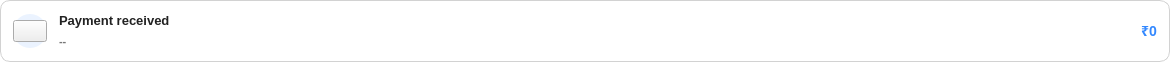
<?xml version="1.0" encoding="UTF-8"?>
<ui version="4.0">
 <class>FeeTransactionCard</class>
 <widget class="QFrame" name="FeeTransactionCard">
  <property name="geometry">
   <rect>
    <x>0</x>
    <y>0</y>
    <width>1170</width>
    <height>62</height>
   </rect>
  </property>
  <property name="minimumSize">
   <size>
    <width>0</width>
    <height>62</height>
   </size>
  </property>
  <property name="styleSheet">
   <string notr="true">
#FeeTransactionCard{
    background: white;
    border: 1px solid rgb(210,210,210);
    border-radius: 10px;
}
#FeeTransactionCard:hover{
    border: 1px solid #3388FF;
}

QLabel{
    border:none;
    font-family: &quot;Segoe UI&quot;;
}
   </string>
  </property>
  <layout class="QHBoxLayout" name="mainLayout">
   <property name="spacing">
    <number>12</number>
   </property>
   <property name="leftMargin">
    <number>12</number>
   </property>
   <property name="topMargin">
    <number>10</number>
   </property>
   <property name="rightMargin">
    <number>12</number>
   </property>
   <property name="bottomMargin">
    <number>10</number>
   </property>
   <item>
    <widget class="QFrame" name="iconCircle">
     <property name="minimumSize">
      <size>
       <width>34</width>
       <height>34</height>
      </size>
     </property>
     <property name="maximumSize">
      <size>
       <width>34</width>
       <height>34</height>
      </size>
     </property>
     <property name="styleSheet">
      <string notr="true">
#iconCircle{
    background-color: rgba(51, 136, 255, 25);
    border-radius: 17px;
    border:none;
}
      </string>
     </property>
     <layout class="QHBoxLayout" name="horizontalLayout">
      <property name="spacing">
       <number>0</number>
      </property>
      <property name="leftMargin">
       <number>0</number>
      </property>
      <property name="topMargin">
       <number>0</number>
      </property>
      <property name="rightMargin">
       <number>0</number>
      </property>
      <property name="bottomMargin">
       <number>0</number>
      </property>
      <item>
       <widget class="QPushButton" name="pushButton">
        <property name="text">
         <string/>
        </property>
        <property name="icon">
         <iconset>
          <normaloff>icons/uparrow.png</normaloff>icons/uparrow.png</iconset>
        </property>
        <property name="iconSize">
         <size>
          <width>19</width>
          <height>19</height>
         </size>
        </property>
       </widget>
      </item>
     </layout>
    </widget>
   </item>
   <item>
    <widget class="QWidget" name="textContainer" native="true">
     <layout class="QVBoxLayout" name="textLayout">
      <property name="spacing">
       <number>2</number>
      </property>
      <property name="leftMargin">
       <number>0</number>
      </property>
      <property name="topMargin">
       <number>0</number>
      </property>
      <property name="rightMargin">
       <number>0</number>
      </property>
      <property name="bottomMargin">
       <number>0</number>
      </property>
      <item>
       <widget class="QLabel" name="label_title">
        <property name="styleSheet">
         <string notr="true">font-size: 13px; font-weight: 700; color: #222;</string>
        </property>
        <property name="text">
         <string>Payment received</string>
        </property>
       </widget>
      </item>
      <item>
       <widget class="QLabel" name="label_datetime">
        <property name="styleSheet">
         <string notr="true">font-size: 11px; font-weight: 600; color: #777;</string>
        </property>
        <property name="text">
         <string>--</string>
        </property>
       </widget>
      </item>
     </layout>
    </widget>
   </item>
   <item>
    <spacer name="rightSpacer">
     <property name="orientation">
      <enum>Qt::Orientation::Horizontal</enum>
     </property>
     <property name="sizeHint" stdset="0">
      <size>
       <width>40</width>
       <height>20</height>
      </size>
     </property>
    </spacer>
   </item>
   <item>
    <widget class="QLabel" name="label_amount">
     <property name="styleSheet">
      <string notr="true">font-size: 14px; font-weight: 800; color: #3388FF;</string>
     </property>
     <property name="text">
      <string>₹0</string>
     </property>
     <property name="alignment">
      <set>Qt::AlignmentFlag::AlignRight|Qt::AlignmentFlag::AlignTrailing|Qt::AlignmentFlag::AlignVCenter</set>
     </property>
    </widget>
   </item>
  </layout>
 </widget>
 <resources/>
 <connections/>
</ui>
